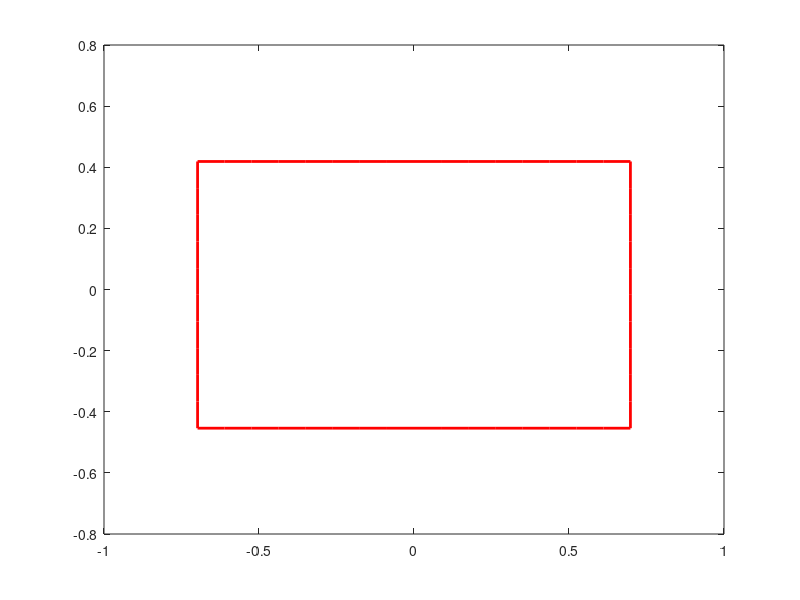

The MATLAB source for this figure: (Note: this script raises an error after producing the figure.)
% Test script 2: side camera

clear
% close all
clc

% Start by testing this (plot the same thing from the diagram)
camPosVec   = [-1 -50 30]';
rolls   = [0 ]*pi/180;
pitches = [90]*pi/180;
yaws    = [90]*pi/180;
glassThickness = 2;
dist2Glass     = 5;
glassPlane     = 'xz';
indOfRef       = [1.000293,1.52,1.333];

gammaH     = [-40:5:40]'*pi/180;
gammaV     = [-26:5:26]'*pi/180;
gamma      = [...
    gammaH                         gammaV(1)*ones(size(gammaH));...
    gammaH(end)*ones(size(gammaV)) gammaV;...
    flip(gammaH)                   gammaV(end)*ones(size(gammaH));...
    gammaH(1)*ones(size(gammaV))   flip(gammaV)];
plot(gamma(:,1),gamma(:,2),'Color','r','LineWidth',2)
colors ={[0 0 1],[1 0 0]};
for kk = 1:length(rolls)
    roll  = rolls(kk);
    pitch = pitches(kk);
    yaw   = yaws(kk);
    grnd2CamRotMat = calculateRotationMatrix(roll,pitch,yaw);
    RogG = [];
    RigG = [];
    for ii = 1:length(gamma)
            [rogG,rigG,uiG] = ...
                rayTrace(camPosVec,grnd2CamRotMat,dist2Glass,...
                gamma(ii,1),gamma(ii,2),indOfRef,glassPlane,glassThickness);
            RogG(end+1,:)=rogG';
            RigG(end+1,:)=rigG';
            r = [camPosVec';rogG';rigG'];
            plot3(r(:,1),r(:,2),r(:,3),'LineStyle','-')
            hold on
            scatter3(r(:,1),r(:,2),r(:,3))
            quiver3(rigG(1),rigG(2),rigG(3),dist2Glass*uiG(1),dist2Glass*uiG(2),dist2Glass*uiG(3),'Color',colors{kk},'LineStyle','-');
    end
    % Plot the glass inside and outside planes
    plot3(RogG(:,1),RogG(:,2),RogG(:,3),'LineWidth',2,'Color','g','LineStyle','-')
    plot3(RigG(:,1),RigG(:,2),RigG(:,3),'LineWidth',2,'Color','b','LineStyle','-')
    
    % Plot camera axes
    scatter3(camPosVec(1),camPosVec(2),camPosVec(3))
    quiver3(camPosVec(1),camPosVec(2),camPosVec(3),grnd2CamRotMat(1,1),grnd2CamRotMat(1,2),grnd2CamRotMat(1,3),'Color',[1 0 0])
    quiver3(camPosVec(1),camPosVec(2),camPosVec(3),grnd2CamRotMat(2,1),grnd2CamRotMat(2,2),grnd2CamRotMat(2,3),'Color',[1 0 0])
    quiver3(camPosVec(1),camPosVec(2),camPosVec(3),grnd2CamRotMat(3,1),grnd2CamRotMat(3,2),grnd2CamRotMat(3,3),'Color',[1 0 0])
    
    axis equal
end
